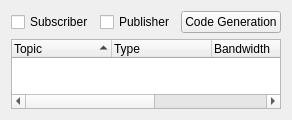
<?xml version="1.0" encoding="UTF-8"?>
<ui version="4.0">
 <class>TopicWidget</class>
 <widget class="QWidget" name="TopicWidget">
  <property name="geometry">
   <rect>
    <x>0</x>
    <y>0</y>
    <width>70</width>
    <height>40</height>
   </rect>
  </property>
  <property name="windowTitle">
   <string>Topic Monitor</string>
  </property>
  <layout class="QVBoxLayout" name="verticalLayout">
     <item>

			 <layout class="QHBoxLayout" name="horizontalLayout">
				<item>
      		<widget class="QCheckBox" name="code_generation_publisher">
						<property name="toolTip">
        			<string>Check this box if you want publishers  in the generated file</string>
       			</property>
       			<property name="text">
        			<string>Subscriber</string>
       			</property>
      		</widget>
				</item>
				<item>
      		<widget class="QCheckBox" name="code_generation_subscriber">
       			<property name="toolTip">
        			<string>Check this box if you want subscribers in the generated file</string>
       			</property>
       			<property name="text">
        			<string>Publisher</string>
       			</property>
      		</widget>
				</item>
				<item>
      		<widget class="QPushButton" name="code_generation_button">
       			<property name="toolTip">
        			<string>Select the topics from the list below, choose what type of file to generate (publisher and/or subscriber), the file name and then click here to generate the code</string>
       			</property>
       			<property name="text">
        			<string>Code Generation</string>
       			</property>
      		</widget>
				</item>


			</layout>
	</item>
	<item>
    <widget class="QTreeWidget" name="topics_tree_widget">
     <property name="contextMenuPolicy">
      <enum>Qt::CustomContextMenu</enum>
     </property>
     <property name="toolTip">
      <string>Right click on item for more options.</string>
     </property>
     <property name="dragEnabled">
      <bool>true</bool>
     </property>
     <property name="dragDropMode">
      <enum>QAbstractItemView::DragOnly</enum>
     </property>
      <property name="sortingEnabled">
       <bool>true</bool>
      </property>
     <column>
      <property name="text">
       <string>Topic</string>
      </property>
     </column>
     <column>
      <property name="text">
       <string>Type</string>
      </property>
     </column>
     <column>
      <property name="text">
       <string>Bandwidth</string>
      </property>
     </column>
     <column>
      <property name="text">
       <string>Hz</string>
      </property>
     </column>
     <column>
      <property name="text">
       <string>Value</string>
      </property>
     </column>
    </widget>
   </item>
  </layout>
 </widget>
 <resources/>
 <connections/>
</ui>
